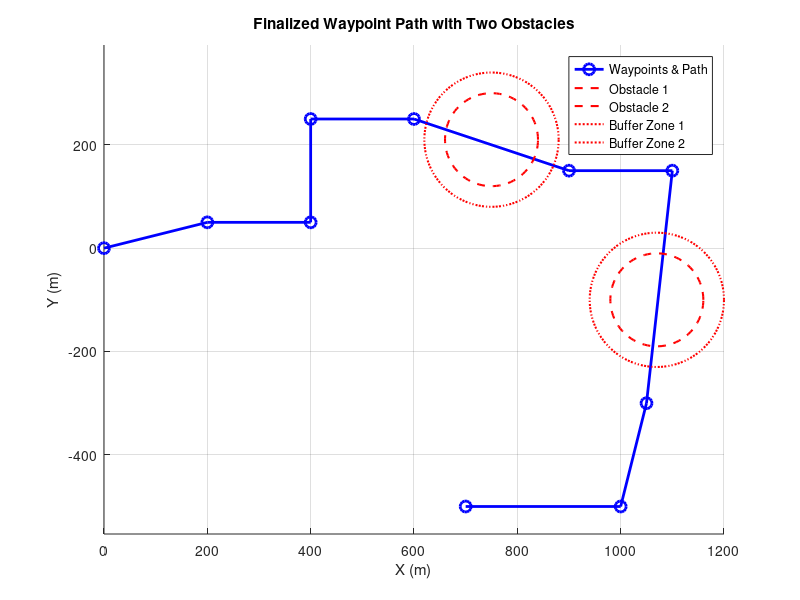

The MATLAB source for this figure:
clc; clear; close all;

% 1. Finalized Waypoints (as per your message)
waypoints = [
     0,     0;       % WP1
   200,    50;       % WP2
   400,    50;       % WP3
   400,   250;       % WP4
   600,   250;       % WP5
   900,   150;       % WP6
  1100,  150;        % WP7
  1050, -300;        % WP8
  1000, -500;        % WP9
   700, -500         % WP10
];

% 2. Plotting the Path
figure; hold on;
plot(waypoints(:,1), waypoints(:,2), 'bo-', ...
    'LineWidth', 2, 'MarkerSize', 8);
xlabel('X (m)'); ylabel('Y (m)');
title('Finalized Waypoint Path with Two Obstacles');
axis equal; grid on;

% 3. Obstacles
obs1_center = [750, 210];
obs1_radius = 90;

obs2_center = [1070, -100];
obs2_radius = 90;

% Buffer distance (safety margin)
buffer_dist = 40;

% 4. Plot Original Obstacles
theta = linspace(0, 2*pi, 100);
x1 = obs1_center(1) + obs1_radius * cos(theta);
y1 = obs1_center(2) + obs1_radius * sin(theta);
plot(x1, y1, 'r--', 'LineWidth', 1.5);

x2 = obs2_center(1) + obs2_radius * cos(theta);
y2 = obs2_center(2) + obs2_radius * sin(theta);
plot(x2, y2, 'r--', 'LineWidth', 1.5);

% 5. Plot Buffer Zones (Outer Circles)
x1_buffer = obs1_center(1) + (obs1_radius + buffer_dist) * cos(theta);
y1_buffer = obs1_center(2) + (obs1_radius + buffer_dist) * sin(theta);
plot(x1_buffer, y1_buffer, 'r:', 'LineWidth', 1.5);

x2_buffer = obs2_center(1) + (obs2_radius + buffer_dist) * cos(theta);
y2_buffer = obs2_center(2) + (obs2_radius + buffer_dist) * sin(theta);
plot(x2_buffer, y2_buffer, 'r:', 'LineWidth', 1.5);

% 6. Legend
legend('Waypoints & Path', 'Obstacle 1', 'Obstacle 2', ...
       'Buffer Zone 1', 'Buffer Zone 2');

hold off;
